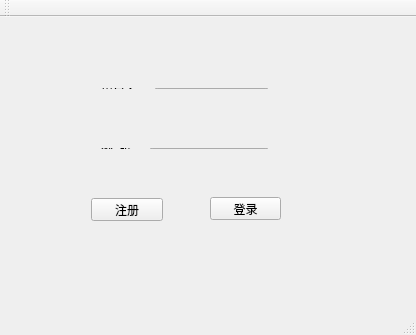
<?xml version="1.0" encoding="UTF-8"?>
<ui version="4.0">
 <class>TcpClient</class>
 <widget class="QMainWindow" name="TcpClient">
  <property name="geometry">
   <rect>
    <x>0</x>
    <y>0</y>
    <width>416</width>
    <height>335</height>
   </rect>
  </property>
  <property name="windowTitle">
   <string>TcpClient</string>
  </property>
  <widget class="QWidget" name="centralWidget">
   <widget class="QPushButton" name="sendBtn">
    <property name="geometry">
     <rect>
      <x>210</x>
      <y>180</y>
      <width>71</width>
      <height>23</height>
     </rect>
    </property>
    <property name="text">
     <string>登录</string>
    </property>
   </widget>
   <widget class="QPushButton" name="signBtn">
    <property name="geometry">
     <rect>
      <x>91</x>
      <y>181</y>
      <width>72</width>
      <height>23</height>
     </rect>
    </property>
    <property name="text">
     <string>注册</string>
    </property>
   </widget>
   <widget class="QWidget" name="layoutWidget">
    <property name="geometry">
     <rect>
      <x>90</x>
      <y>120</y>
      <width>189</width>
      <height>23</height>
     </rect>
    </property>
    <layout class="QHBoxLayout" name="horizontalLayout_2">
     <item>
      <widget class="QLabel" name="label_2">
       <property name="text">
        <string>密  码：</string>
       </property>
      </widget>
     </item>
     <item>
      <widget class="QLineEdit" name="passwardLineEdit"/>
     </item>
    </layout>
   </widget>
   <widget class="QWidget" name="layoutWidget">
    <property name="geometry">
     <rect>
      <x>90</x>
      <y>60</y>
      <width>189</width>
      <height>23</height>
     </rect>
    </property>
    <layout class="QHBoxLayout" name="horizontalLayout">
     <item>
      <widget class="QLabel" name="label">
       <property name="text">
        <string>用户名：</string>
       </property>
      </widget>
     </item>
     <item>
      <widget class="QLineEdit" name="userLineEdit"/>
     </item>
    </layout>
   </widget>
   <zorder>sendBtn</zorder>
   <zorder>signBtn</zorder>
   <zorder>layoutWidget</zorder>
   <zorder>layoutWidget</zorder>
   <zorder>userLineEdit</zorder>
  </widget>
  <widget class="QMenuBar" name="menuBar">
   <property name="geometry">
    <rect>
     <x>0</x>
     <y>0</y>
     <width>416</width>
     <height>26</height>
    </rect>
   </property>
  </widget>
  <widget class="QToolBar" name="mainToolBar">
   <attribute name="toolBarArea">
    <enum>TopToolBarArea</enum>
   </attribute>
   <attribute name="toolBarBreak">
    <bool>false</bool>
   </attribute>
  </widget>
  <widget class="QStatusBar" name="statusBar"/>
 </widget>
 <layoutdefault spacing="6" margin="11"/>
 <resources/>
 <connections/>
</ui>
